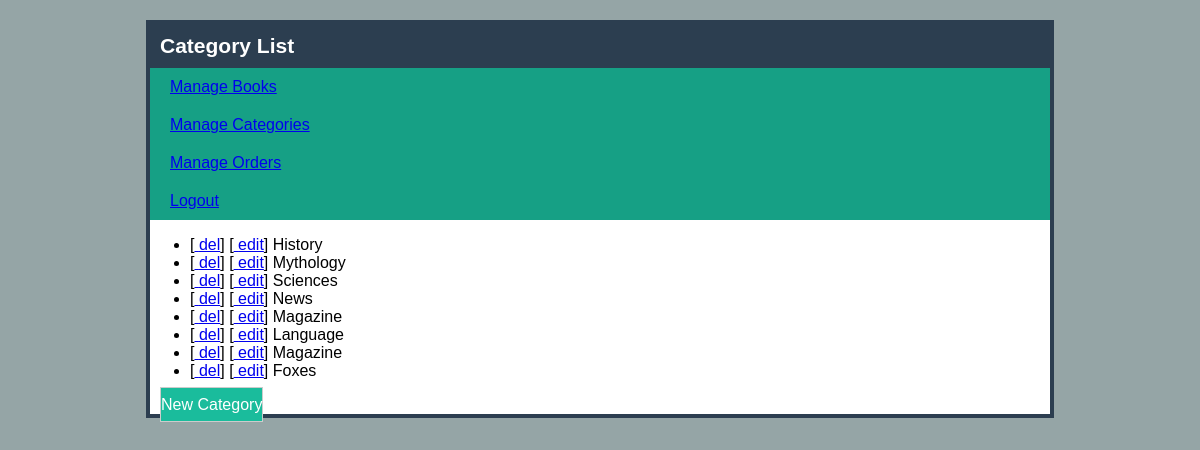
Screenshot of /admin/cat-list.php (signed in) with the database file from the repository.
### tables this page shows
CREATE TABLE `categories` (
  `id` int(11) NOT NULL,
  `name` varchar(255) NOT NULL,
  `remark` text NOT NULL,
  `created_date` datetime NOT NULL,
  `modified_date` datetime NOT NULL
);

### admin/cat-list.php (the view, shortened to what this page needs)
<!DOCTYPE html>
<html>
<head>
	<link rel="stylesheet" type="text/css" href="css/style.css">
</head>
<body>
	<h1>Category List</h1>
	<ul class="menu">
  <li><a href="book-list.php">Manage Books</a></li>
  <li><a href="cat-list.php">Manage Categories</a></li>
  <li><a href="orders.php">Manage Orders</a></li>
  <li><a href="logout.php">Logout</a></li>
</ul>
	<?php
     include("confs/config.php");
     $result=mysqli_query($conn,"SELECT * FROM categories");
	 ?>
	 <ul>
	 	<?php while($row=mysqli_fetch_assoc($result)): ?>
	 		<li title="<?php echo $row['remark'] ?>">
	 			[<a href="cat-del.php?id=<?php echo $row['id'] ?>" class="del">
	 			del</a>]
	 			[<a href="cat-edit.php?id=<?php echo $row['id'] ?>" class="edit">
	 			edit</a>]
	 			<?php echo $row['name'] ?>
	 		</li>
	 	<?php endwhile; ?>
	 </ul>
	 <a href="cat-new.php" class="new">New Category</a>
</body>
</html>

### admin/css/style.css (style rules this page uses)
html { background: #95A5A6; }
body { font-family: Arial, Helvetica, sans-serif; width: 900px; background: #fff; border: 4px solid #2C3E50; margin:20px auto; }
h1 { padding: 10px; font-size: 21px; background: #2C3E50; margin:0; color:#fff; }
a.new { display: bolck; padding: 8px 0; text-align: center; width: 160px; margin:10px; color:#fff; background: #1ABC9C; border: 1px solid #ccc; text-decoration: none; }
ul.menu { list-style: none; margin:0; padding:0; overflow: hidden; background: #16A085; }
ul.menu li { display: block; padding: 10px 20px; text-decoration: none; color:#fff; }

### rows the page displays
categories: name "History"
categories: name "Mythology"
categories: name "Sciences"
categories: name "News"
categories: name "Magazine"
categories: name "Language"
categories: name "Magazine"
categories: name "Foxes"
